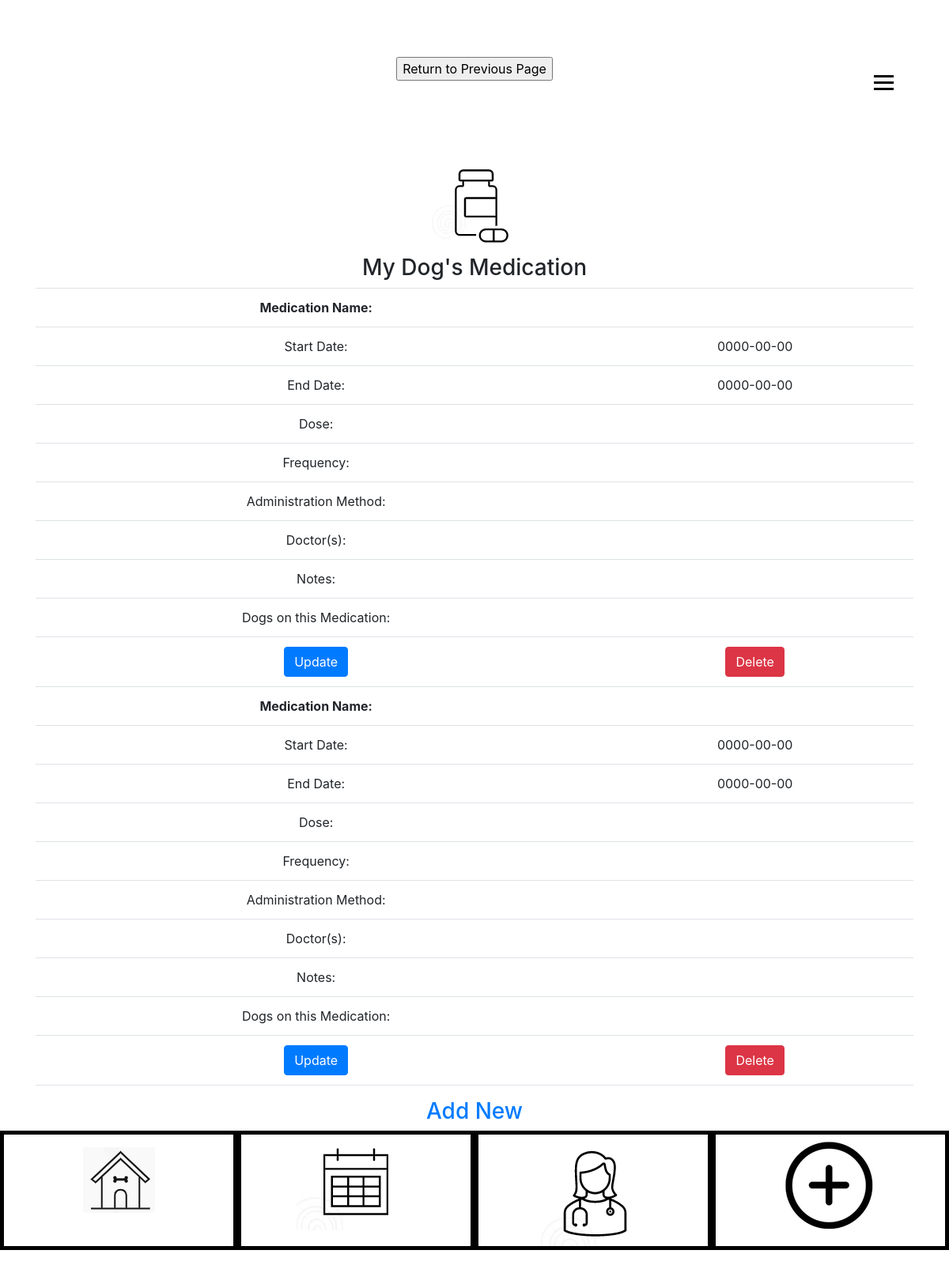
The page /medication-create.php on the database as committed earlier.
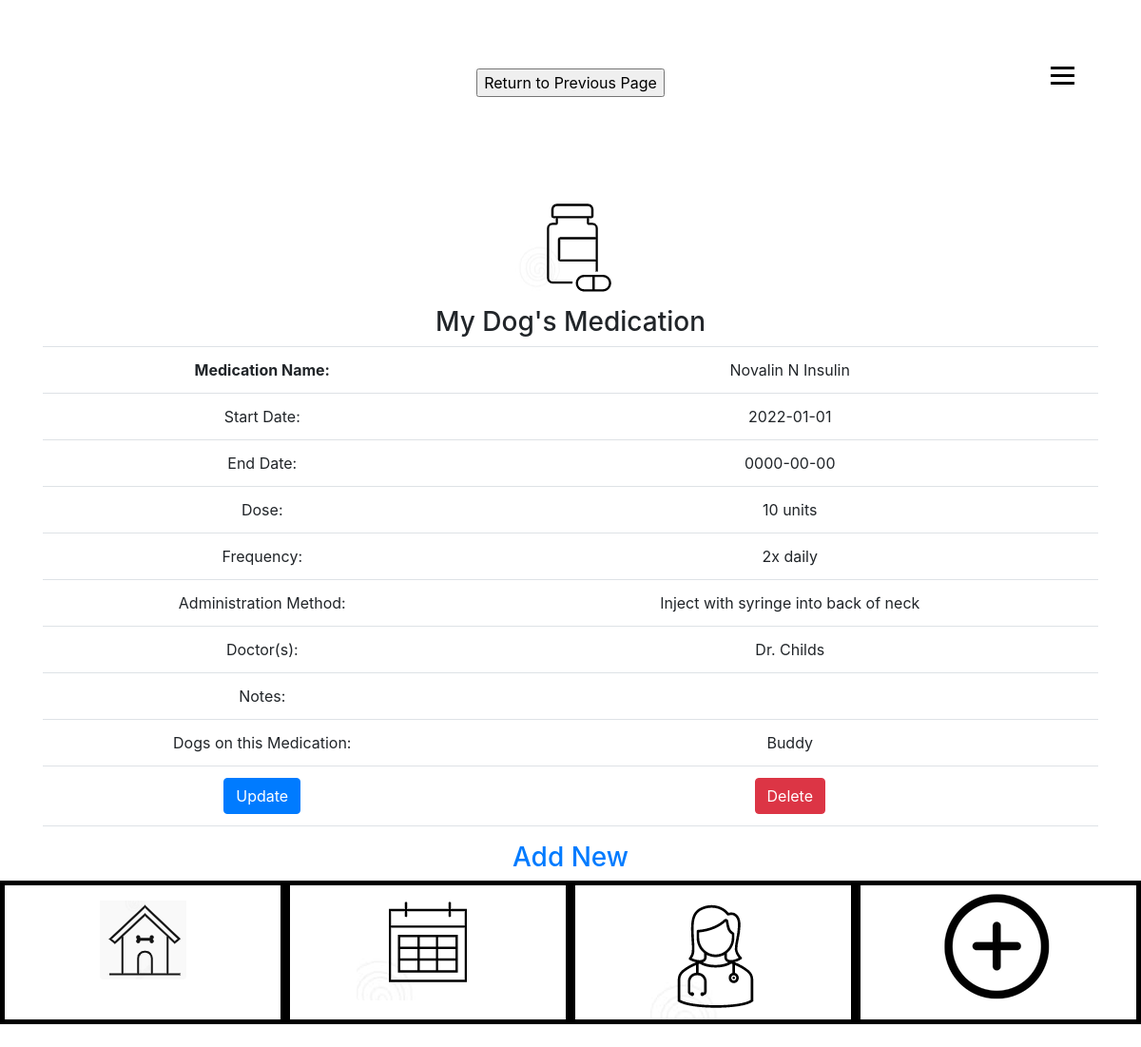
The same page on the database as committed later.
### tables this page shows
CREATE TABLE `tbl_medication` (
  `MedicationId` int(15) NOT NULL,
  `fldmedicationName` varchar(50) NOT NULL,
  `fldmedicationStartDate` date NOT NULL,
  `fldmedicationEndDate` date NOT NULL,
  `fldmedicationDose` varchar(50) NOT NULL,
  `fldmedicationFrequency` varchar(50) NOT NULL,
  `fldmedicationMethod` varchar(50) NOT NULL,
  `fldmedicationDoctor` varchar(50) NOT NULL,
  `fldmedicationNotes` varchar(150) NOT NULL,
  `fldmedicationDog` varchar(50) NOT NULL
);

### medication-read.php (the view, shortened to what this page needs)
<?php
include 'db.php';
  $sql = "select * from tbl_medication";
  $result = $conn->query($sql);
  while($row = $result->fetch_assoc()) {
    echo "<td><b> Medication Name:</td>";
    echo "<td>" . $row['fldmedicationName'] . "</td>";
    echo "<td> Start Date:</td>";
    echo "<td>" . $row['fldmedicationStartDate'] . "</td>";
    echo "<td> End Date:</td>";
    echo "<td>" . $row['fldmedicationEndDate'] . "</td>";
    echo "<td> Dose:</td>";
    echo "<td>" . $row['fldmedicationDose'] . "</td>";
    echo "<td> Frequency:</td>";
    echo "<td>" . $row['fldmedicationFrequency'] . "</td>";
    echo "<td> Administration Method:</td>";
    echo "<td>" . $row['fldmedicationMethod'] . "</td>";
    echo "<td> Doctor(s):</td>";
    echo "<td>" . $row['fldmedicationDoctor'] . "</td>";
    echo "<td> Notes:</td>";
    echo "<td>" . $row['fldmedicationNotes'] . "</td>";
    echo "<td>Dogs on this Medication: </td>";
    echo "<td>" . $row['fldmedicationDog'] . "</td>";
    echo '<td><a class="btn btn-primary" href="" role="button">Update</a></td>';
echo '<td><a class="btn btn-danger" href="" role="button">Delete</a></td>';
  }
?>

### medication-create.php
<?php
$con = mysqli_connect('localhost', 'myUser', 'myPasswd','myschema');
$txtmedicationName = $_POST['txtmedicationName'];
$txtmedicationStartDate = $_POST['txtmedicationStartDate'];
$txtmedicationEndDate = $_POST['txtmedicationEndDate'];
$txtmedicationDose = $_POST['txtmedicationDose'];
$txtmedicationFrequency = $_POST['txtmedicationFrequency'];
$txtmedicationMethod = $_POST['txtmedicationMethod'];
$txtmedicationDoctor = $_POST['txtmedicationDoctor'];
$txtmedicationNotes = $_POST['txtmedicationNotes'];
$sql = "INSERT INTO tbl_medication (fldmedicationName, fldmedicationStartDate, fldmedicationEndDate, fldmedicationDose, fldmedicationFrequency, fldmedicationMethod, fldmedicationDoctor, fldmedicationNotes, fldmedicationDog) VALUES ('$txtmedicationName', '$txtmedicationStartDate', '$txtmedicationEndDate', '$txtmedicationDose', '$txtmedicationFrequency', '$txtmedicationMethod', '$txtmedicationDoctor', '$txtmedicationNotes', ' ')";
$rs = mysqli_query($con, $sql);
if($rs)
{
	include("medication-view.php");
}
?>

### medication-view.php (shortened to what this page needs)
<!DOCTYPE html>
<html xmlns="http://www.w3.org/1999/xhtml">
<head>
<link rel="stylesheet" href="https://cdn.jsdelivr.net/npm/bootstrap@5.3.0-alpha1/dist/css/bootstrap.min.css">
<link rel="stylesheet" href="https://cdnjs.cloudflare.com/ajax/libs/font-awesome/5.15.3/css/all.min.css" />
<link rel="stylesheet" href="https://maxcdn.bootstrapcdn.com/bootstrap/4.5.2/css/bootstrap.min.css">
<link rel="stylesheet" href="style.css">
</head>
<body>
  <section id="header">
    <div class="hamburger-menu">
      <button class="hamburger-toggle"><a href="menu.html">
        <span class="hamburger-bar"></span>
        <span class="hamburger-bar"></span>
        <span class="hamburger-bar"></span></a>
      </button>
    </div>
  </section>
<section class="">
    <div class="container text-center">
      <div class="row">
        <div class="col-lg-12"><br>
        <input type="button" value="Return to Previous Page" onclick="window.history.back()" />
<p><br></p></div>
      </div>
    </div>
  </section>
  <section class="pt-5">
    <div class="container">
      <div class="row">
        <div class="col-lg-12">
          <div class="text-center">
            <img src="images/medication.png" class="rounded" alt="...">
          </div>
        </div>
      </div>
    </div>
  </section>
  <section class="">
    <div class="container text-center">
      <div class="row">
        <div class="col-lg-12">
          <h3>My Dog's Medication</h3>
        </div>
      </div>
    </div>
  </section>
<section class="">
  <div class="container text-center">
    <div class="row">
      <div class="col-lg-12">
<table class="table">
  <tbody>
    <?php include 'medication-read.php'; ?>
  </tbody>
</table>
</div>
</div>
</div>
</section>
<section class="">
    <div class="container text-center">
      <div class="row">
        <div class="col-lg-12">
<h3><a href="medication-add.php">Add New</a>
</div>
      </div>
    </div>
  </section>
  <section>
  <div class="row m-0">
    <div class="col-lg-3 bottom-btn">
        <a href="welcome.php">
          <div class="text-center">
            <img src="images/home.png" class="rounded pt-3" alt="...">
          </div>
        </a>
    </div>
    <div class="col-lg-3 bottom-btn">
      <a href="appointment-view.php">
        <div class="text-center">
          <img src="images/appointment.png" class="rounded" alt="...">
        </div>
      </a>
  </div>
  <div class="col-lg-3 bottom-btn">
    <a href="veterinarian-view.php">
      <div class="text-center">
        <img src="images/veterinarian.png" class="rounded" alt="...">
      </div>
    </a>
</div>
<div class="col-lg-3 bottom-btn">
  <a href="Resources.html">
    <div class="text-center">
      <img src="images/add.png" class="rounded" alt="...">
    </div>
  </a>
</div>
  </div>
</section>
</body>
</body>
</html>

### style.css (style rules this page uses)
.hamburger-menu { position: fixed; top: 5%; right: 5%; padding: 10px; }
.hamburger-toggle { display: inline-block; border: none; background-color: transparent; cursor: pointer; padding: 0; }
.hamburger-bar { display: block; height: 3px; width: 25px; margin: 5px 0; background-color: black; transition: transform 0.3s ease-out; }
.bottom-btn { border: 5px solid #000; }

Rows that differ between the two databases and show on the page:
removed tbl_medication: fldmedicationStartDate "0000-00-00", fldmedicationEndDate "0000-00-00"
changed tbl_medication: fldmedicationName (not shown) → "Novalin N Insulin"; fldmedicationStartDate "0000-00-00" → "2022-01-01"; fldmedicationDose (not shown) → "10 units"; fldmedicationFrequency (not shown) → "2x daily"; fldmedicationMethod (not shown) → "Inject with syringe into back of neck"; fldmedicationDoctor (not shown) → "Dr. Childs"; fldmedicationDog (not shown) → "Buddy"
